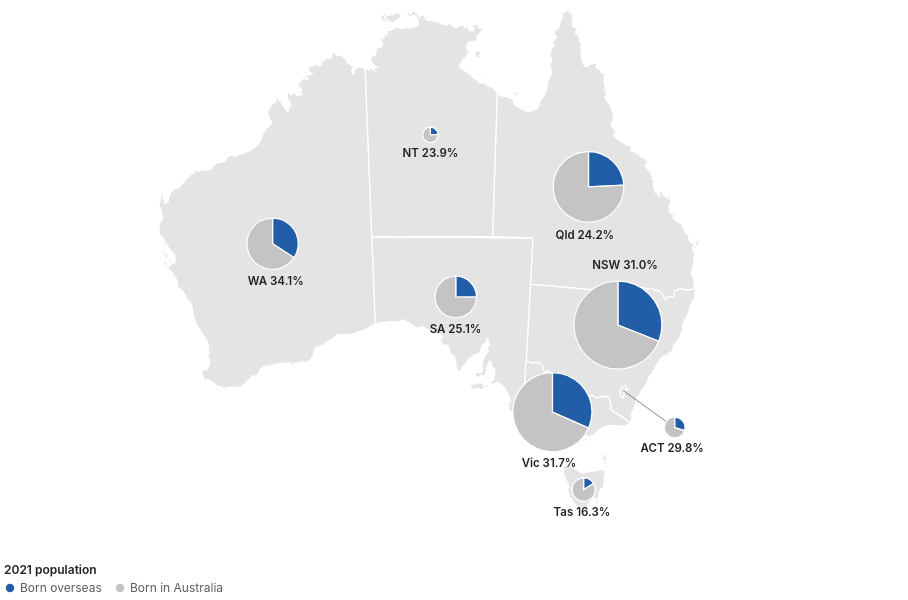

This figure's Vega-Lite source:
### Vega-Lite specification from a JSON file in a GitHub repository (floating-point values rounded to 4 significant figures; data arrays with more than 128 entries replaced by an {"elided": "..."} marker saying what was removed)
{"$schema": "https://vega.github.io/schema/vega-lite/v5.json", "width": 900, "height": 540, "autosize": {"type": "pad"}, "config": {"background": null, "font": "-apple-system, BlinkMacSystemFont, Segoe UI, Helvetica, Arial, sans-serif", "padding": 4, "view": {"stroke": null}, "axis": {"labelColor": "#5c5c5c", "titleColor": "#5c5c5c", "gridColor": "#d0d0d0", "domainColor": "#d0d0d0", "tickColor": "#d0d0d0", "labelFont": "-apple-system, BlinkMacSystemFont, Segoe UI, Helvetica, Arial, sans-serif", "labelFontSize": 11, "titleFont": "-apple-system, BlinkMacSystemFont, Segoe UI, Helvetica, Arial, sans-serif", "titleFontWeight": 500}, "legend": {"labelColor": "#5c5c5c", "titleColor": "#222222", "labelFont": "-apple-system, BlinkMacSystemFont, Segoe UI, Helvetica, Arial, sans-serif", "titleFont": "-apple-system, BlinkMacSystemFont, Segoe UI, Helvetica, Arial, sans-serif", "titleFontWeight": 600, "labelFontSize": 12, "titleFontSize": 12, "symbolStrokeColor": "#ffffff"}, "text": {"color": "#222222", "font": "-apple-system, BlinkMacSystemFont, Segoe UI, Helvetica, Arial, sans-serif"}, "tooltipFormat": {"numberFormat": ",.0f"}}, "projection": {"type": "conicEqualArea", "parallels": [-18, -36], "rotate": [-134, 0]}, "layer": [{"data": {"values": {"type": "Topology", "arcs": {"elided": "106 rows, 2810 int values in total"}, "transform": {"scale": [0.002035, 0.001652], "translate": [112.9, -43.63]}, "objects": {"states": {"type": "GeometryCollection", "geometries": [{"arcs": [[0, 1, 2, 3, 4, 5, 6, 7, 8, 9, 10, 11, 12, 13, 14, 15, 16, 17, 18, 19, 20, 21, 22, 23, 24, 25, 26, 27, 28, 29, 30, 31, 32, 33, 34, 35, 36, 37, 38, 39, 40, 41, 42, 43, 44, 45], [46]], "type": "Polygon", "properties": {"STATE_CODE": "1", "STATE_NAME": "New South Wales"}, "id": 0}, {"arcs": [[47, 48, 49, -38, 50, -36, 51, -34, 52, -32, 53, -30, 54, -28, 55, -26, 56, 57, -23, 58, -21, 59, 60, 61, -17, 62, -15, 63, -13, 64, -11, 65, -9, 66, -7, 67, -5, 68, 69, 70, -1, 71]], "type": "Polygon", "properties": {"STATE_CODE": "2", "STATE_NAME": "Victoria"}, "id": 1}, {"arcs": [[[-45, 72, -43, 73, -41, 74, 75, 76, 77]], [[78]], [[79]], [[80]], [[81]], [[82]]], "type": "MultiPolygon", "properties": {"STATE_CODE": "3", "STATE_NAME": "Queensland"}, "id": 2}, {"arcs": [[[83, 84, -48, 85]], [[86]]], "type": "MultiPolygon", "properties": {"STATE_CODE": "4", "STATE_NAME": "South Australia"}, "id": 3}, {"arcs": [[[87, 88]], [[89]], [[90]], [[91]]], "type": "MultiPolygon", "properties": {"STATE_CODE": "5", "STATE_NAME": "Western Australia"}, "id": 4}, {"arcs": [[[92]], [[93]], [[94]], [[95]], [[96]], [[97]]], "type": "MultiPolygon", "properties": {"STATE_CODE": "6", "STATE_NAME": "Tasmania"}, "id": 5}, {"arcs": [[[-77, 98, 99]], [[100]], [[101]], [[102]], [[103]], [[104]], [[105]]], "type": "MultiPolygon", "properties": {"STATE_CODE": "7", "STATE_NAME": "Northern Territory"}, "id": 6}, {"arcs": [[-47]], "type": "Polygon", "properties": {"STATE_CODE": "8", "STATE_NAME": "Australian Capital Territory"}, "id": 7}]}}}, "format": {"type": "topojson", "feature": "states"}}, "mark": {"type": "geoshape", "fill": "#e4e4e4", "stroke": "#ffffff", "strokeWidth": 1.25}}, {"data": {"values": [{"lon": 149.1, "lat": -35.45, "llon": 153.6, "llat": -37.4}]}, "mark": {"type": "rule", "strokeWidth": 0.75}, "encoding": {"longitude": {"field": "lon", "type": "quantitative"}, "latitude": {"field": "lat", "type": "quantitative"}, "longitude2": {"field": "llon"}, "latitude2": {"field": "llat"}, "color": {"value": "#5c5c5c"}}}, {"data": {"values": [{"abbr": "WA", "name": "Western Australia", "lon": 121.6, "lat": -26, "r": 25.64, "a0": 0, "a1": 2.146, "part": "Born overseas", "n": 938900, "pct": 34.15}, {"abbr": "WA", "name": "Western Australia", "lon": 121.6, "lat": -26, "r": 25.64, "a0": 2.146, "a1": 6.283, "part": "Born in Australia", "n": 1810470, "pct": 65.85}, {"abbr": "Vic", "name": "Victoria", "lon": 143.4, "lat": -37.3, "r": 39.57, "a0": 0, "a1": 1.989, "part": "Born overseas", "n": 2072570, "pct": 31.65}, {"abbr": "Vic", "name": "Victoria", "lon": 143.4, "lat": -37.3, "r": 39.57, "a0": 1.989, "a1": 6.283, "part": "Born in Australia", "n": 4475250, "pct": 68.35}, {"abbr": "NSW", "name": "New South Wales", "lon": 148, "lat": -31.2, "r": 44, "a0": 0, "a1": 1.948, "part": "Born overseas", "n": 2510260, "pct": 31.0}, {"abbr": "NSW", "name": "New South Wales", "lon": 148, "lat": -31.2, "r": 44, "a0": 1.948, "a1": 6.283, "part": "Born in Australia", "n": 5586800, "pct": 69.0}, {"abbr": "ACT", "name": "Australian Capital Territory", "lon": 153.6, "lat": -37.4, "r": 10.4, "a0": 0, "a1": 1.873, "part": "Born overseas", "n": 134900, "pct": 29.81}, {"abbr": "ACT", "name": "Australian Capital Territory", "lon": 153.6, "lat": -37.4, "r": 10.4, "a0": 1.873, "a1": 6.283, "part": "Born in Australia", "n": 317610, "pct": 70.19}, {"abbr": "SA", "name": "South Australia", "lon": 135.3, "lat": -30, "r": 20.76, "a0": 0, "a1": 1.577, "part": "Born overseas", "n": 452410, "pct": 25.1}, {"abbr": "SA", "name": "South Australia", "lon": 135.3, "lat": -30, "r": 20.76, "a0": 1.577, "a1": 6.283, "part": "Born in Australia", "n": 1350190, "pct": 74.9}, {"abbr": "Qld", "name": "Queensland", "lon": 144.8, "lat": -22.4, "r": 35.31, "a0": 0, "a1": 1.522, "part": "Born overseas", "n": 1263640, "pct": 24.23}, {"abbr": "Qld", "name": "Queensland", "lon": 144.8, "lat": -22.4, "r": 35.31, "a0": 1.522, "a1": 6.283, "part": "Born in Australia", "n": 3952170, "pct": 75.77}, {"abbr": "NT", "name": "Northern Territory", "lon": 133.4, "lat": -19.4, "r": 7.703, "a0": 0, "a1": 1.5, "part": "Born overseas", "n": 59240, "pct": 23.87}, {"abbr": "NT", "name": "Northern Territory", "lon": 133.4, "lat": -19.4, "r": 7.703, "a0": 1.5, "a1": 6.283, "part": "Born in Australia", "n": 188910, "pct": 76.13}, {"abbr": "Tas", "name": "Tasmania", "lon": 146.6, "lat": -42.3, "r": 11.65, "a0": 0, "a1": 1.023, "part": "Born overseas", "n": 92320, "pct": 16.28}, {"abbr": "Tas", "name": "Tasmania", "lon": 146.6, "lat": -42.3, "r": 11.65, "a0": 1.023, "a1": 6.283, "part": "Born in Australia", "n": 474920, "pct": 83.72}]}, "mark": {"type": "arc", "stroke": "#ffffff", "strokeWidth": 1.25}, "encoding": {"longitude": {"field": "lon", "type": "quantitative"}, "latitude": {"field": "lat", "type": "quantitative"}, "theta": {"field": "a0", "type": "quantitative", "scale": null}, "theta2": {"field": "a1"}, "radius": {"field": "r", "type": "quantitative", "scale": null}, "color": {"field": "part", "type": "nominal", "scale": {"domain": ["Born overseas", "Born in Australia"], "range": ["#225ea8", "#c4c4c4"]}, "legend": {"title": "2021 population", "orient": "bottom"}}, "tooltip": [{"field": "name", "title": "State / territory"}, {"field": "part", "title": "Group"}, {"field": "n", "title": "People", "format": ","}, {"field": "pct", "title": "Share (%)", "format": ".1f"}]}}, {"data": {"values": [{"abbr": "WA", "lon": 121.6, "lat": -28.14, "r": 25.64, "l": "WA 34.1%"}, {"abbr": "Vic", "lon": 143.4, "lat": -40.41, "r": 39.57, "l": "Vic 31.7%"}, {"abbr": "NSW", "lon": 148, "lat": -26.95, "r": 44, "l": "NSW 31.0%"}, {"abbr": "ACT", "lon": 153.6, "lat": -38.47, "r": 10.4, "l": "ACT 29.8%"}, {"abbr": "SA", "lon": 135.3, "lat": -31.8, "r": 20.76, "l": "SA 25.1%"}, {"abbr": "Qld", "lon": 144.8, "lat": -25.21, "r": 35.31, "l": "Qld 24.2%"}, {"abbr": "NT", "lon": 133.4, "lat": -20.29, "r": 7.703, "l": "NT 23.9%"}, {"abbr": "Tas", "lon": 146.6, "lat": -43.46, "r": 11.65, "l": "Tas 16.3%"}]}, "mark": {"type": "text", "baseline": "top", "fontSize": 11.5, "font": "-apple-system, BlinkMacSystemFont, Segoe UI, Helvetica, Arial, sans-serif", "fontWeight": 600}, "encoding": {"longitude": {"field": "lon", "type": "quantitative"}, "latitude": {"field": "lat", "type": "quantitative"}, "text": {"field": "l"}, "color": {"value": "#222222"}}}, {"data": {"values": [{"type": "Feature", "properties": {}, "geometry": {"type": "MultiPoint", "coordinates": [[112, -10], [158, -10], [158, -45], [112, -45]]}}]}, "mark": {"type": "geoshape", "opacity": 0, "filled": false, "strokeOpacity": 0}}], "background": "#ffffff"}
